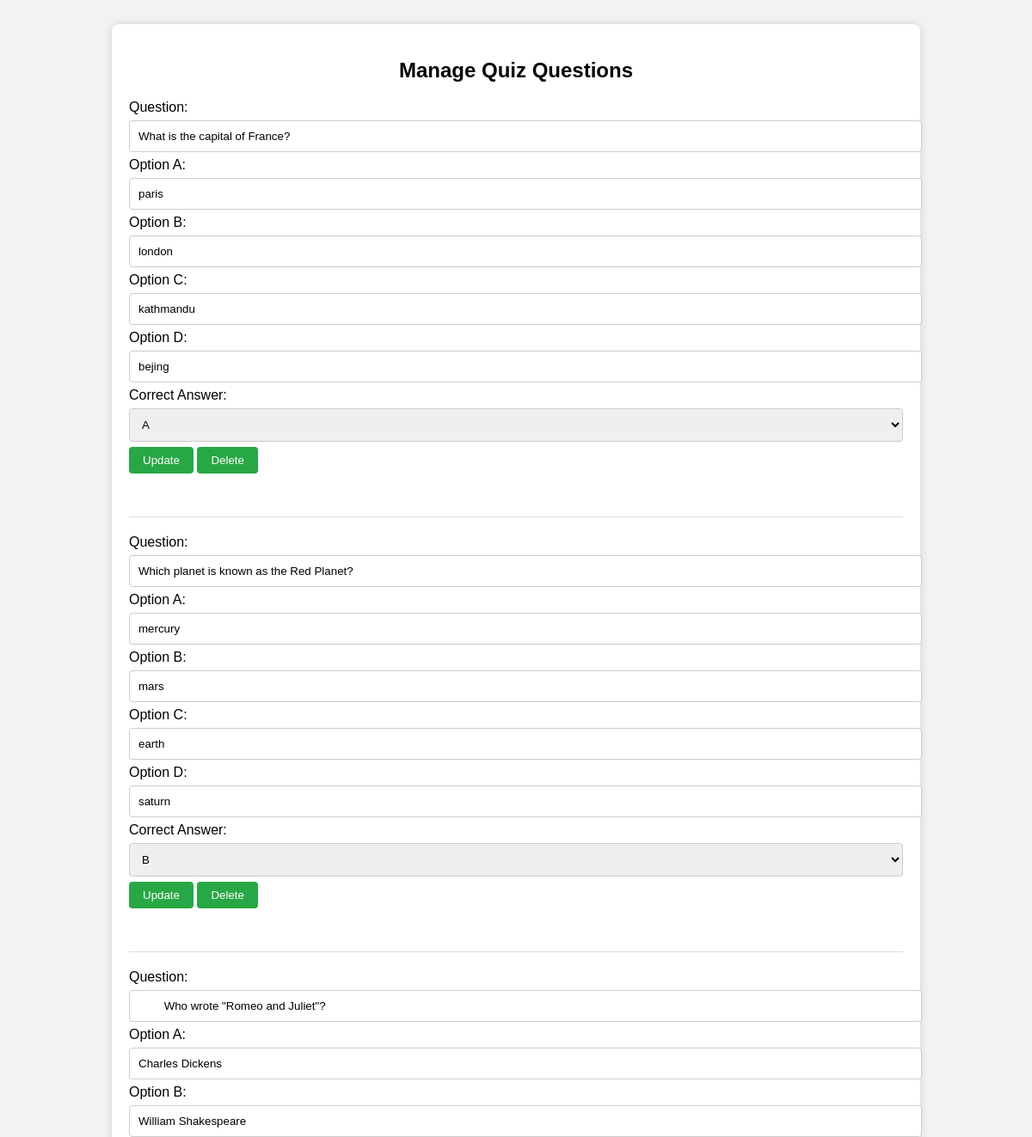
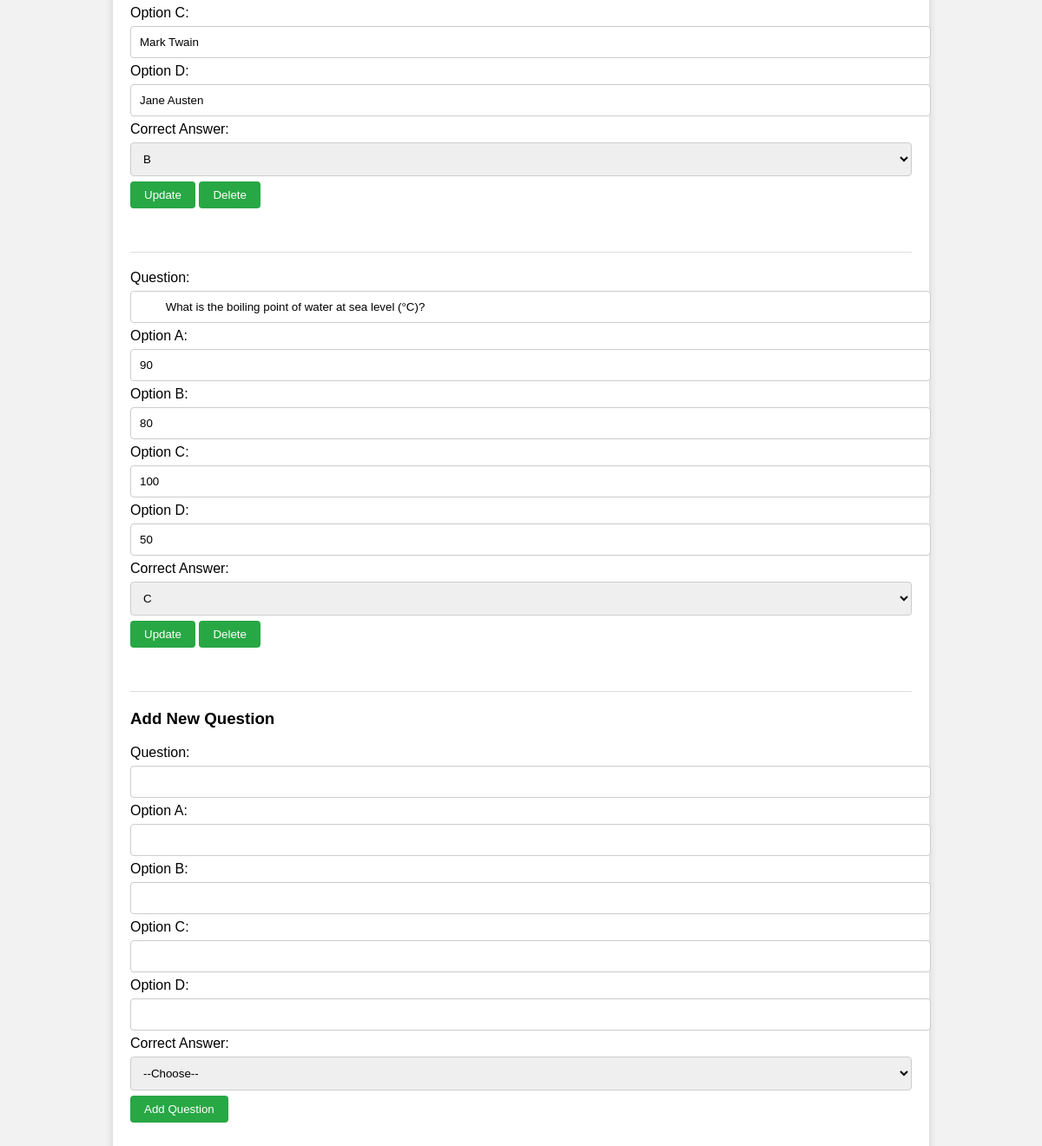
Screenshot of /admin_quiz.php (signed in) with the database file from the repository (2 pictures, top to bottom).
### tables this page shows
CREATE TABLE `questions` (
  `id` int(11) NOT NULL,
  `question` text NOT NULL,
  `option_a` text NOT NULL,
  `option_b` text NOT NULL,
  `option_c` text NOT NULL,
  `option_d` text NOT NULL,
  `correct_answer` text NOT NULL
);

### admin_quiz.php (the view, shortened to what this page needs)
<?php
$conn = new mysqli("localhost", "root", "", "user_data");
$questions = $conn->query("SELECT * FROM questions ORDER BY id ASC");
?>
<!DOCTYPE html>
<html>
<head>
</head>
<body>
    <div class="container">
        <h2>Manage Quiz Questions</h2>
        <?php while ($q = $questions->fetch_assoc()): ?>
        <div class="question-box">
            <form method="POST">
                <label>Question:</label>
                <input type="text" name="question" value="<?= htmlspecialchars($q['question']) ?>" required>
                <label>Option A:</label>
                <input type="text" name="option_a" value="<?= htmlspecialchars($q['option_a']) ?>" required>
                <label>Option B:</label>
                <input type="text" name="option_b" value="<?= htmlspecialchars($q['option_b']) ?>" required>
                <label>Option C:</label>
                <input type="text" name="option_c" value="<?= htmlspecialchars($q['option_c']) ?>" required>
                <label>Option D:</label>
                <input type="text" name="option_d" value="<?= htmlspecialchars($q['option_d']) ?>" required>
                <label>Correct Answer:</label>
                <select name="correct_answer" required>
                    <option value="A" <?= $q['correct_answer'] == 'A' ? 'selected' : '' ?>>A</option>
                    <option value="B" <?= $q['correct_answer'] == 'B' ? 'selected' : '' ?>>B</option>
                    <option value="C" <?= $q['correct_answer'] == 'C' ? 'selected' : '' ?>>C</option>
                </select>
                <input type="submit" name="update" value="Update">
                <input type="submit" name="delete" class="delete-btn" value="Delete">
            </form>
        </div>
        <?php endwhile; ?>
        <h3>Add New Question</h3>
        <form method="POST">
            <label>Question:</label>
            <input type="text" name="question" required>
            <label>Option A:</label>
            <input type="text" name="option_a" required>
            <label>Option B:</label>
            <input type="text" name="option_b" required>
            <label>Option C:</label>
            <input type="text" name="option_c" required>
            <label>Option D:</label>
            <input type="text" name="option_d" required>
            <label>Correct Answer:</label>
            <select name="correct_answer" required>
                <option value="">--Choose--</option>
            </select>
            <input type="submit" name="add" value="Add Question">
        </form>
    </div>
</body>
</html>

### admin_quiz.php (style rules this page uses)
body { font-family: Arial; background: #f2f2f2; padding: 20px; }
.container { max-width: 900px; margin: auto; background: #fff; padding: 20px; border-radius: 8px; box-shadow: 0 0 10px #ccc; }
h2 { text-align: center; }
form { margin-bottom: 30px; }
input[type=text], select { width: 100%; padding: 10px; margin: 6px 0; border: 1px solid #ccc; border-radius: 4px; }
input[type=submit] { padding: 8px 16px; background: #28a745; color: white; border: none; border-radius: 4px; cursor: pointer; }
.delete-btn { background: #dc3545; }
.question-box { border-bottom: 1px solid #ddd; padding-bottom: 20px; margin-bottom: 20px; }

### rows the page displays
questions: question "What is the capital of France?", option_a "paris", option_b "london", option_c "kathmandu", option_d "bejing", correct_answer "A"
questions: question "Which planet is known as the Red Planet?", option_a "mercury", option_b "mars", option_c "earth", option_d "saturn", correct_answer "B"
questions: question "Who wrote \"Romeo and Juliet\"?", option_a "Charles Dickens", option_b "William Shakespeare", option_c "Mark Twain", option_d "Jane Austen", correct_answer "B"
questions: question "What is the boiling point of water at sea level (°C)?", option_a "90", option_b "80", option_c "100", option_d "50", correct_answer "C"
